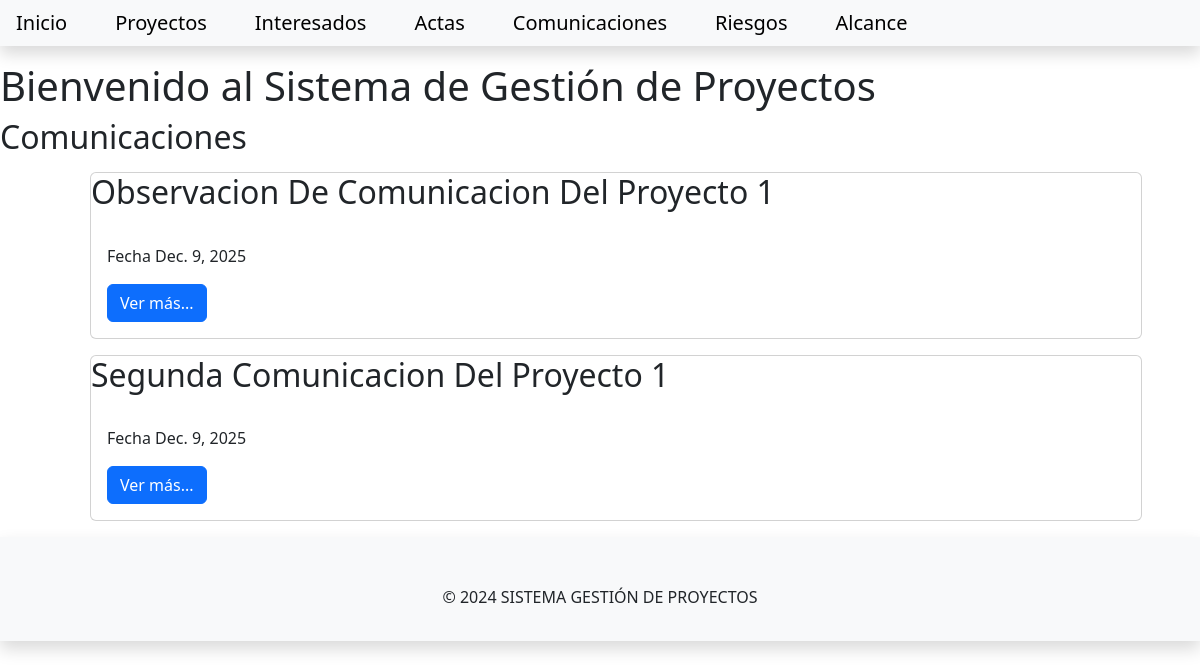
Screenshot of /gestionproyectos/comunicacion with the database file from the repository.
### gestionproyecto/models.py (models this page shows, shortened)
class Comunicacion(models.Model):
    observaciones = models.TextField()
    fecha = models.DateField()
    interesado = models.ForeignKey(to=Interesado, on_delete=models.CASCADE)
    slug = models.SlugField(unique=True, max_length=200, blank=True)

### gestionproyecto/views.py (the view)
# urls.py: path('comunicacion', views.ComunicacionesList.as_view(), name='comunicacion_list'),
class ComunicacionesList(generic.ListView):
    queryset = Comunicacion.objects.all().order_by('fecha')
    template_name = 'gestionproyectos/comunicacionlist.html'
    context_object_name = 'comunicacion_list'

### templates/gestionproyectos/comunicacionlist.html
{% extends 'gestionproyectos/base.html' %}
{% block content %}
    <h1>Bienvenido al Sistema de Gestión de Proyectos</h1>
    <h2> Comunicaciones </h2>
    <div class="container">
         <ul>
        {% for comunicacion in comunicacion_list %}
        <div class="card m-3">
            <div class="card-title">
                <h2>{{ comunicacion.observaciones | title}}</h2>
            </div>
            <div class="card-body">
                <p>
                    Fecha {{ comunicacion.fecha }}
                </p>
                <a class="btn btn-primary" href="{% url 'comunicacion_view' comunicacion.slug %}">Ver más...</a>
            </div>
        </div>
        {% endfor %}
        </ul>
    </div>
{% endblock content %}

### rows the page displays
Comunicacion: observaciones "Observacion De Comunicacion Del Proyecto 1", fecha "Dec. 9, 2025"
Comunicacion: observaciones "Segunda Comunicacion Del Proyecto 1", fecha "Dec. 9, 2025"
